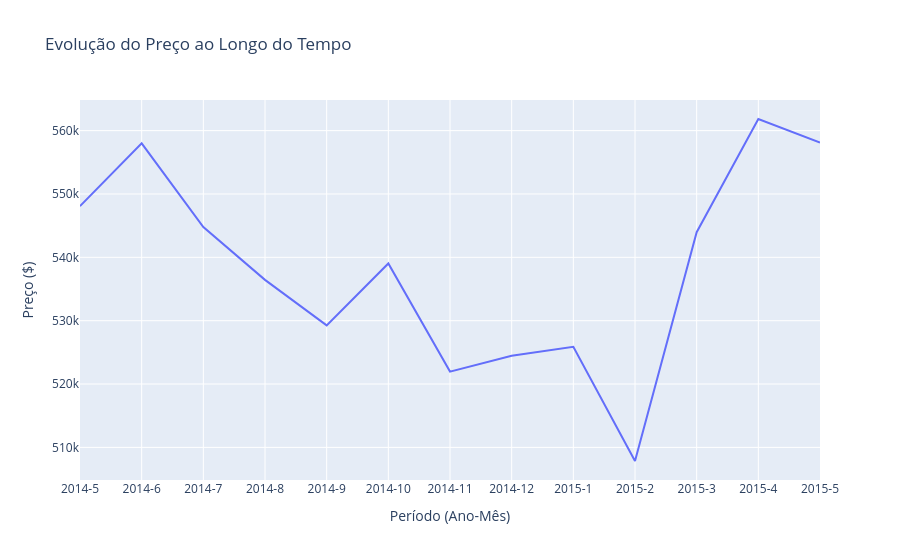

Notebook cell for this chart:
### Code cell
media_mensal['data_formatada'] = media_mensal['ano'].astype(str) + '-' + media_mensal['mes'].astype(str)

fig_preco = px.line(
    media_mensal,
    x='data_formatada',
    y='preco',
    title='Evolução do Preço ao Longo do Tempo',
    labels={'data_formatada': 'Período (Ano-Mês)', 'preco': 'Preço ($)'}
)
fig_preco.update_xaxes(type='category')

fig_preco.show()

### Figure 1 — Plotly figure (JSON) as saved in the notebook; plotly's stock layout.template omitted (floating-point values rounded to 4 significant figures)
{"data": [{"hovertemplate": "Período (Ano-Mês)=%{x}<br>Preço ($)=%{y}<extra></extra>", "legendgroup": "", "line": {"color": "#636efa", "dash": "solid"}, "marker": {"symbol": "circle"}, "mode": "lines", "name": "", "orientation": "v", "showlegend": false, "type": "scatter", "x": ["2014-5", "2014-6", "2014-7", "2014-8", "2014-9", "2014-10", "2014-11", "2014-12", "2015-1", "2015-2", "2015-3", "2015-4", "2015-5"], "xaxis": "x", "y": [548100.0, 558000.0, 544800.0, 536400.0, 529300.0, 539000.0, 522000.0, 524500.0, 525900.0, 507900.0, 544000.0, 561800.0, 558100.0], "yaxis": "y"}], "layout": {"legend": {"tracegroupgap": 0}, "title": {"text": "Evolução do Preço ao Longo do Tempo"}, "xaxis": {"anchor": "y", "domain": [0, 1], "title": {"text": "Período (Ano-Mês)"}, "type": "category"}, "yaxis": {"anchor": "x", "domain": [0, 1], "title": {"text": "Preço ($)"}}}}
